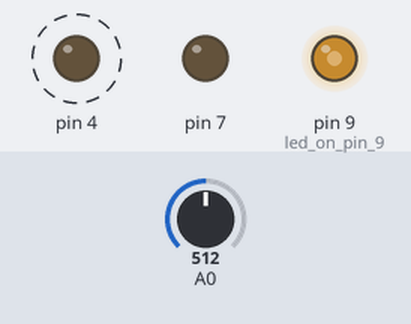
Bench run of a sketch on a simulated Arduino Uno, built with avr-gcc and run on an emulated ATmega328P. Shown: output pins drawn as LEDs (lit = HIGH). Dashed ring = blinking. Inputs (shaded band) come from the test bench; at power-on: A0 = 512. Pins used as bus, display or sensor lines are not drawn; what the sketch prints to the serial monitor is not drawn.

Above: at 1.2 s.
1.3 s: A0 set to 716
At 1.8 s:
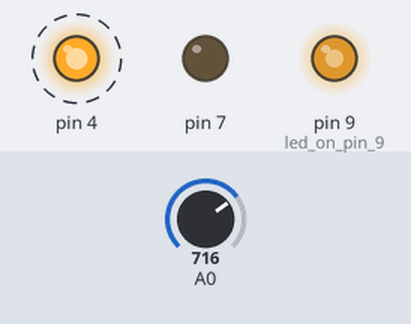
4.3 s: A0 set to 900
At 4.65 s:
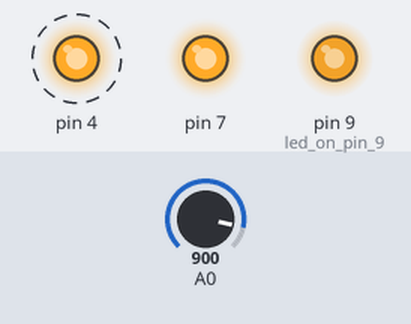
7.3 s: A0 set to 511
At 8.7 s:
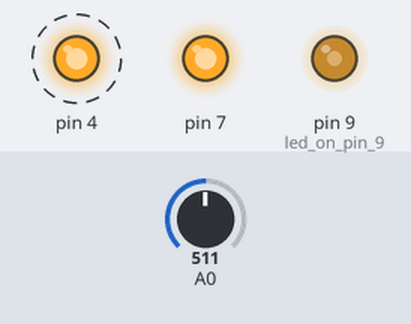
10.3 s: A0 set to 122
At 11.7 s:
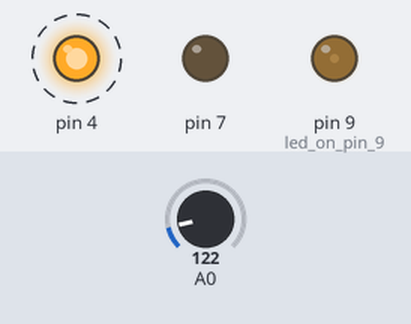
13.3 s: A0 set to 0
At 18.9 s:
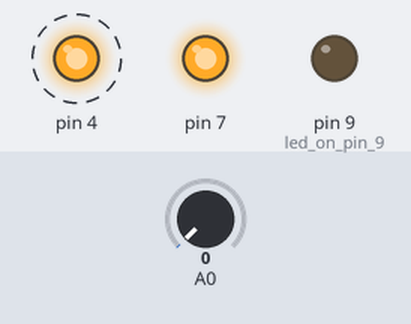
Timing chart, 0 to 20.3 s (numbered marks = the images above; inputs shaded):
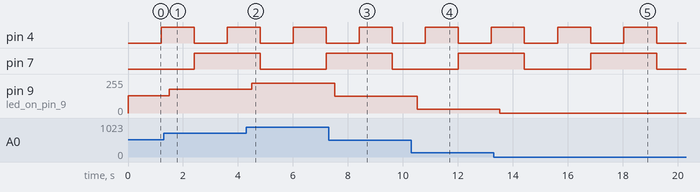

The sketch:

little_midi_controller_test.ino
```cpp
/*
Little midi controller buttons or sliders mux test
First mux controlled through D register
Pins:
arduino 2: B00000010 --> mux S0
arduino 3: B00000001 --> mux S1
arduino 4: B00010000 --> mux S2
arduino 6: B10000000 --> mux S3
*/

byte controlPins[] = {B00000000,  //read from Y0
                      B00000010,  //Y1
                      B00000001,  //Y2
                      B00000011,  //Y3
                      B00010000,  //Y4
                      B00010010,  //Y5
                      B00010001,  //Y6
                      B00010011,  //Y7
                      B10000000,  //Y8
                      B10000010,  //Y9
                      B10000001,  //Y10
                      B10000011,  //Y11
                      B10010000,  //Y12
                      B10010010,  //Y13
                      B10010001,  //Y14
                      B10010011}; //Y15

void setup() {
  Serial.begin(9600);
  DDRD = DDRD | B10010011; //control pins as output
  pinMode(9, OUTPUT); //led on pin 9
}

//set led brightness propotional to the input
void ledDisplay (int brightness) {
  brightness = brightness/4;
  analogWrite(9, brightness);
}

void monitorData(int data, int muxInputPin) {
    Serial.print("Y");
    Serial.print(muxInputPin);
    Serial.print(":");
    Serial.print(data);
    Serial.print("  ");
    if (muxInputPin == 15) {
      Serial.println();
    }
}

void loop() {
  for (int i = 0; i < 16; i++)
  {
    PORTD = controlPins[i];
    ledDisplay(analogRead(0));
    monitorData(analogRead(0), i);
    delay(300);
  }

}
```

Measured:
- after the input at 1.3 s, pin 9 (led_on_pin_9): 128/255 → 179/255 after 0.20 s
- after the input at 4.3 s, pin 9 (led_on_pin_9): 179/255 → 225/255 after 0.21 s
- after the input at 7.3 s, pin 9 (led_on_pin_9): 225/255 → 127/255 after 0.21 s
- after the input at 10.3 s, pin 9 (led_on_pin_9): 127/255 → 30/255 after 0.22 s
- after the input at 13.3 s, pin 9 (led_on_pin_9): 30/255 → 0/255 after 0.22 s
- by itself, pin 4: alternates HIGH for 1.2 s and LOW for 1.2 s
